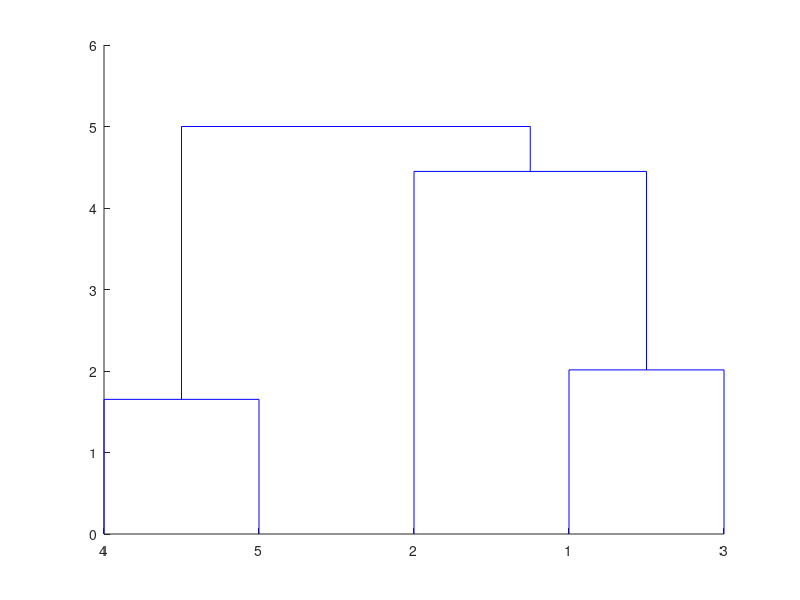

Here is the MATLAB script that generated this plot:
close all;
clear all;
clc;

X = [1 2; 2.5 4.5; 2 2; 4 1.5; 4 2.5];
D = pdist(X);
S = squareform(D);
z = linkage(S, 'complete');
dendrogram(z);